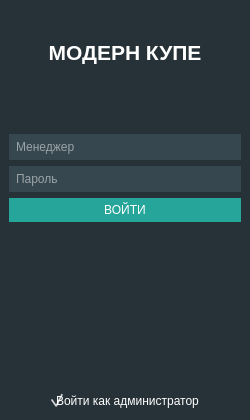
<?xml version="1.0" encoding="UTF-8"?>
<ui version="4.0">
 <class>LoginDialog</class>
 <widget class="QDialog" name="LoginDialog">
  <property name="windowModality">
   <enum>Qt::WindowModal</enum>
  </property>
  <property name="geometry">
   <rect>
    <x>0</x>
    <y>0</y>
    <width>250</width>
    <height>420</height>
   </rect>
  </property>
  <property name="minimumSize">
   <size>
    <width>250</width>
    <height>420</height>
   </size>
  </property>
  <property name="maximumSize">
   <size>
    <width>250</width>
    <height>420</height>
   </size>
  </property>
  <property name="windowTitle">
   <string>Вход</string>
  </property>
  <property name="styleSheet">
   <string notr="true">#background {
background-color: rgb(39, 50, 56);
}

#logo {
background: transparent;
border: null;
}

.QLabel {
	color: white;
}

.QLineEdit {
	border: null;
	color: white;
	font: 11pt &quot;Segoe UI&quot;;
background-color: rgb(54, 71, 79);
padding: 5;
}

#btn_login {
border: null;
	color: white;
	font: 11pt &quot;Segoe UI&quot;;
background-color: rgb(38, 165, 154);
padding: 5;
}
#btn_login:hover, #ch_login_as_user:hover {
background-color: rgb(69, 75, 84);
}

#error_text {
background: transparent;
border: null;
color: rgb(54, 71, 79);
}

.QCheckBox{
border: null;
background: transparent;
color: white;
padding: 3%;
text-align: center;
}
.QCheckBox::indicator {
width: 0;
}</string>
  </property>
  <layout class="QHBoxLayout" name="horizontalLayout">
   <property name="spacing">
    <number>0</number>
   </property>
   <property name="leftMargin">
    <number>0</number>
   </property>
   <property name="topMargin">
    <number>0</number>
   </property>
   <property name="rightMargin">
    <number>0</number>
   </property>
   <property name="bottomMargin">
    <number>0</number>
   </property>
   <item>
    <widget class="QWidget" name="background" native="true">
     <layout class="QVBoxLayout" name="verticalLayout">
      <property name="topMargin">
       <number>20</number>
      </property>
      <item>
       <widget class="QPushButton" name="logo">
        <property name="text">
         <string/>
        </property>
        <property name="icon">
         <iconset>
          <normaloff>icons/logo.svg</normaloff>icons/logo.svg</iconset>
        </property>
        <property name="iconSize">
         <size>
          <width>64</width>
          <height>64</height>
         </size>
        </property>
       </widget>
      </item>
      <item>
       <widget class="QLabel" name="company_name">
        <property name="sizePolicy">
         <sizepolicy hsizetype="Preferred" vsizetype="Fixed">
          <horstretch>0</horstretch>
          <verstretch>0</verstretch>
         </sizepolicy>
        </property>
        <property name="font">
         <font>
          <family>Segoe UI</family>
          <pointsize>16</pointsize>
          <italic>false</italic>
          <bold>true</bold>
         </font>
        </property>
        <property name="text">
         <string>МОДЕРН КУПЕ</string>
        </property>
        <property name="alignment">
         <set>Qt::AlignCenter</set>
        </property>
       </widget>
      </item>
      <item>
       <spacer name="verticalSpacer_2">
        <property name="orientation">
         <enum>Qt::Vertical</enum>
        </property>
        <property name="sizeType">
         <enum>QSizePolicy::Expanding</enum>
        </property>
        <property name="sizeHint" stdset="0">
         <size>
          <width>20</width>
          <height>100</height>
         </size>
        </property>
       </spacer>
      </item>
      <item>
       <widget class="QLineEdit" name="inp_user_password">
        <property name="text">
         <string/>
        </property>
        <property name="echoMode">
         <enum>QLineEdit::Password</enum>
        </property>
        <property name="placeholderText">
         <string>Менеджер</string>
        </property>
       </widget>
      </item>
      <item>
       <widget class="QLineEdit" name="inp_password">
        <property name="echoMode">
         <enum>QLineEdit::Password</enum>
        </property>
        <property name="placeholderText">
         <string>Пароль</string>
        </property>
       </widget>
      </item>
      <item>
       <widget class="QPushButton" name="btn_login">
        <property name="text">
         <string>ВОЙТИ</string>
        </property>
       </widget>
      </item>
      <item>
       <widget class="QTextEdit" name="error_text">
        <property name="enabled">
         <bool>true</bool>
        </property>
        <property name="sizePolicy">
         <sizepolicy hsizetype="Preferred" vsizetype="Preferred">
          <horstretch>0</horstretch>
          <verstretch>0</verstretch>
         </sizepolicy>
        </property>
        <property name="html">
         <string>&lt;!DOCTYPE HTML PUBLIC &quot;-//W3C//DTD HTML 4.0//EN&quot; &quot;http://www.w3.org/TR/REC-html40/strict.dtd&quot;&gt;
&lt;html&gt;&lt;head&gt;&lt;meta name=&quot;qrichtext&quot; content=&quot;1&quot; /&gt;&lt;meta charset=&quot;utf-8&quot; /&gt;&lt;style type=&quot;text/css&quot;&gt;
p, li { white-space: pre-wrap; }
hr { height: 1px; border-width: 0; }
li.unchecked::marker { content: &quot;\2610&quot;; }
li.checked::marker { content: &quot;\2612&quot;; }
&lt;/style&gt;&lt;/head&gt;&lt;body style=&quot; font-family:'Segoe UI'; font-size:9pt; font-weight:400; font-style:normal;&quot;&gt;
&lt;p style=&quot;-qt-paragraph-type:empty; margin-top:0px; margin-bottom:0px; margin-left:0px; margin-right:0px; -qt-block-indent:0; text-indent:0px;&quot;&gt;&lt;br /&gt;&lt;/p&gt;&lt;/body&gt;&lt;/html&gt;</string>
        </property>
       </widget>
      </item>
      <item>
       <layout class="QHBoxLayout" name="horizontalLayout_2">
        <property name="spacing">
         <number>0</number>
        </property>
        <property name="leftMargin">
         <number>0</number>
        </property>
        <property name="topMargin">
         <number>0</number>
        </property>
        <item>
         <spacer name="horizontalSpacer">
          <property name="orientation">
           <enum>Qt::Horizontal</enum>
          </property>
          <property name="sizeHint" stdset="0">
           <size>
            <width>40</width>
            <height>20</height>
           </size>
          </property>
         </spacer>
        </item>
        <item>
         <widget class="QCheckBox" name="ch_login_as_user">
          <property name="text">
           <string>Войти как администратор</string>
          </property>
          <property name="checked">
           <bool>true</bool>
          </property>
         </widget>
        </item>
        <item>
         <spacer name="horizontalSpacer_2">
          <property name="orientation">
           <enum>Qt::Horizontal</enum>
          </property>
          <property name="sizeHint" stdset="0">
           <size>
            <width>40</width>
            <height>20</height>
           </size>
          </property>
         </spacer>
        </item>
       </layout>
      </item>
     </layout>
    </widget>
   </item>
  </layout>
 </widget>
 <resources/>
 <connections/>
</ui>
